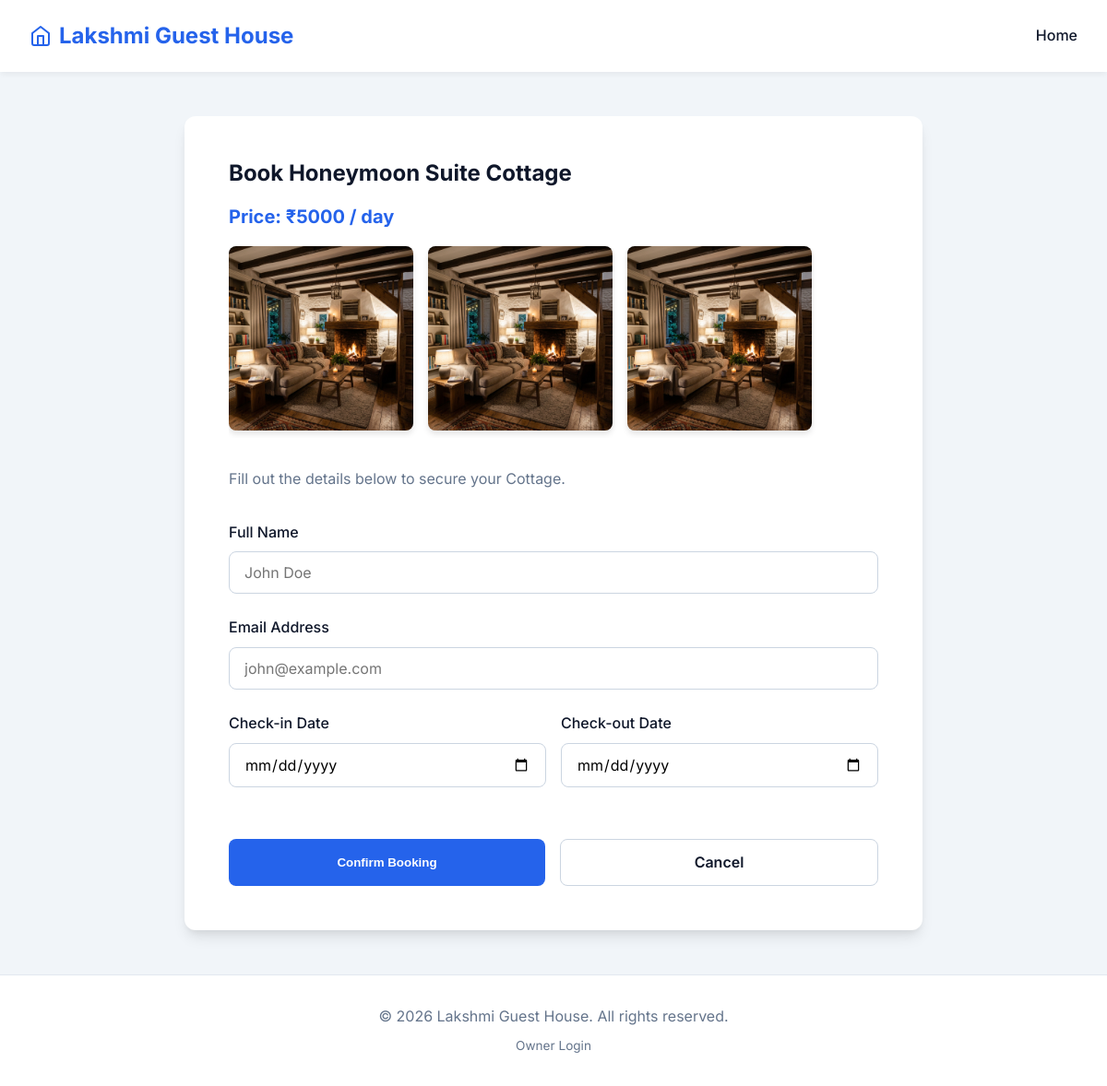
/book/5, run on the app's committed database.
### app.py (models this page shows)
class Accommodation(db.Model):
    id = db.Column(db.Integer, primary_key=True)
    name = db.Column(db.String(100), nullable=False) # e.g. "Room 101", "Grand Hall"
    type = db.Column(db.String(50), nullable=False)  # Hall, Cottage, Room
    description = db.Column(db.Text, nullable=True)
    price = db.Column(db.Float, nullable=False)
    image_filenames = db.Column(db.Text, nullable=True)
    is_closed = db.Column(db.Boolean, default=False)

### app.py (the view, shortened to what this page needs)
@app.route('/book/<int:acc_id>', methods=['GET', 'POST'])
def book(acc_id):
    accommodation = Accommodation.query.get_or_404(acc_id)
    if accommodation.is_closed:
        flash(f"Sorry, {accommodation.name} is currently closed and unavailable for booking.", "error")
        return redirect(url_for('index'))
    return render_template('book.html', accommodation=accommodation)

### templates/book.html (shortened to what this page needs)
{% extends 'base.html' %}
{% block content %}
<div class="form-container" style="max-width: 800px;">
    <h2>Book {{ accommodation.name }}</h2>
    <div style="font-weight: bold; font-size: 1.25rem; color: var(--primary-color); margin-bottom: 1rem;">Price: ₹{{ "%.0f"|format(accommodation.price) }} / day</div>
    <div style="display: flex; gap: 1rem; overflow-x: auto; margin-bottom: 2rem; padding-bottom: 0.5rem;">
        {% for img in accommodation.image_filenames.split(',') %}
        <img src="{{ url_for('static', filename='images/' ~ img) }}" alt="{{ accommodation.name }}" style="height: 200px; border-radius: 8px; object-fit: cover; flex-shrink: 0; box-shadow: 0 4px 6px rgba(0,0,0,0.1);">
        {% endfor %}
    </div>
    <p style="color: var(--text-light); margin-bottom: 2rem;">Fill out the details below to secure your {{ accommodation.type }}.</p>
    <form method="POST">
        <div class="form-group">
            <label for="name">Full Name</label>
            <input type="text" id="name" name="name" required placeholder="John Doe">
        </div>
        <div class="form-group">
            <label for="email">Email Address</label>
            <input type="email" id="email" name="email" required placeholder="john@example.com">
        </div>
        <div class="date-group">
            <div class="form-group">
                <label for="check_in">Check-in Date</label>
                <input type="date" id="check_in" name="check_in" required>
            </div>
            <div class="form-group">
                <label for="check_out">Check-out Date</label>
                <input type="date" id="check_out" name="check_out" required>
            </div>
        </div>
        <div style="margin-top: 2rem; display: flex; gap: 1rem;">
            <button type="submit" class="btn" style="flex: 1;">Confirm Booking</button>
            <a href="{{ url_for('index') }}" class="btn btn-secondary" style="flex: 1;">Cancel</a>
        </div>
    </form>
</div>
{% endblock %}

### static/css/style.css (style rules this page uses)
:root { --primary-color: #2563eb; --primary-hover: #1d4ed8; --secondary-color: #f8fafc; --text-dark: #0f172a; --text-light: #64748b; --bg-color: #f1f5f9; --card-bg: #ffffff; --border-radius: 12px; --box-shadow: 0 10px 15px -3px rgba(0, 0, 0, 0.1), 0 4px 6px -2px rgba(0, 0, 0, 0.05); --transition: all 0.3s ease; }
* { box-sizing: border-box; margin: 0; padding: 0; }
body { font-family: 'Inter', sans-serif; background-color: var(--bg-color); color: var(--text-dark); line-height: 1.6; min-height: 100vh; display: flex; flex-direction: column; }
h1, h2, h3 { line-height: 1.2; margin-bottom: 1rem; }
.btn { display: inline-block; background-color: var(--primary-color); color: white; padding: 0.75rem 1.5rem; border-radius: 8px; text-decoration: none; font-weight: 600; text-align: center; transition: var(--transition); border: none; cursor: pointer; width: 100%; }
.btn-secondary { background-color: transparent; color: var(--text-dark); border: 1px solid #cbd5e1; }
.form-container { max-width: 600px; margin: 0 auto; background-color: var(--card-bg); padding: 3rem; border-radius: var(--border-radius); box-shadow: var(--box-shadow); }
.form-group { margin-bottom: 1.5rem; }
.form-group label { display: block; font-weight: 500; margin-bottom: 0.5rem; color: var(--text-dark); }
.form-group input { width: 100%; padding: 0.75rem 1rem; border: 1px solid #cbd5e1; border-radius: 8px; font-family: inherit; font-size: 1rem; transition: var(--transition); }
.date-group { display: grid; grid-template-columns: 1fr 1fr; gap: 1rem; }

### data on the page
Accommodation: name "Honeymoon Suite Cottage", price "5000", type "Cottage"
